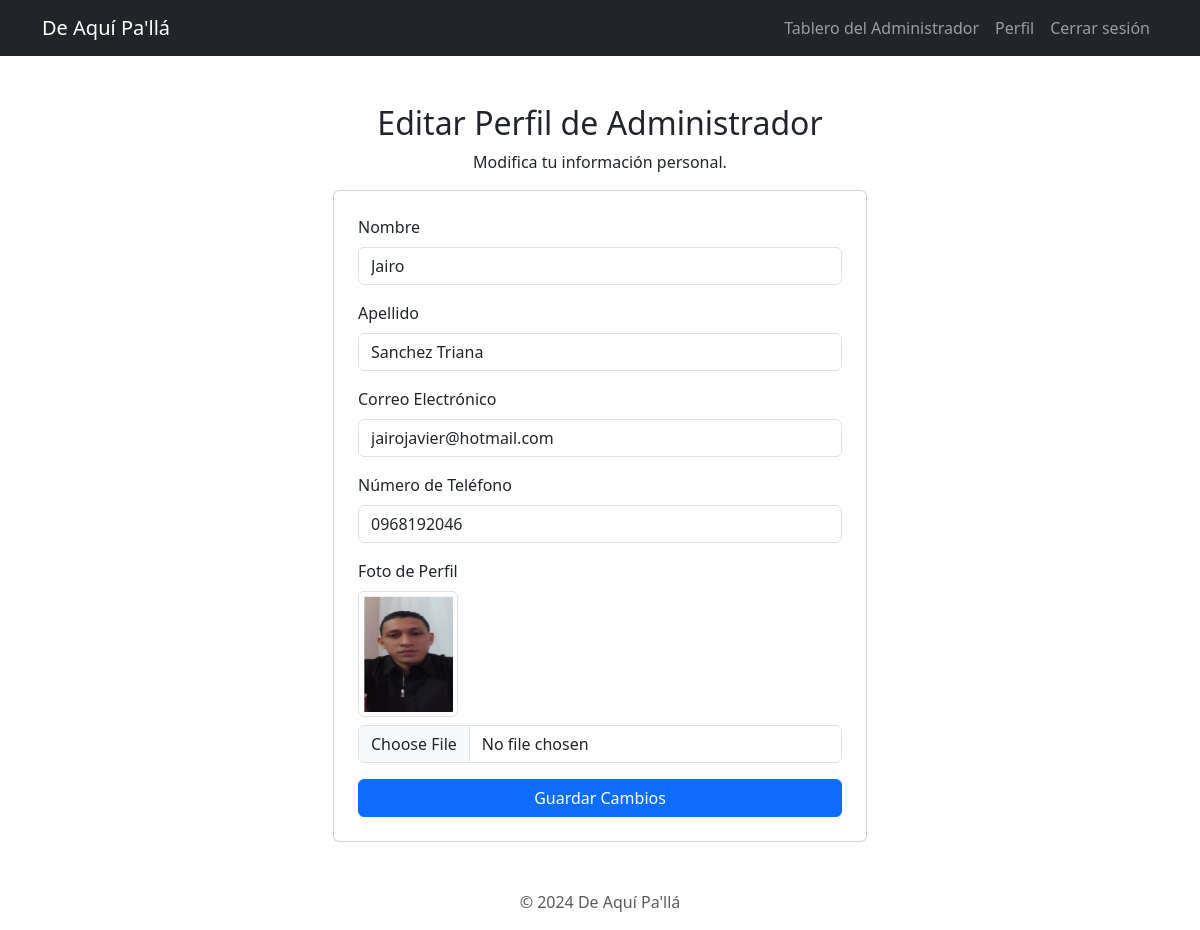
/edit-profile/ (signed in), run on the app's committed database.
### taxis/models.py (models this page shows, shortened)
class AppUser(AbstractUser):
    ROLE_CHOICES = [
        ('customer', 'Cliente'),
        ('driver', 'Taxista'),
        ('admin', 'Administrador'),
    ]
    role = models.CharField(max_length=10, choices=ROLE_CHOICES, default='customer')
    phone_number = models.CharField(max_length=15, default='', blank=True, null=True)  # Número de celular
    national_id = models.CharField(max_length=20, default='', blank=True, null=True)  # Número de cédula
    profile_picture = models.ImageField(upload_to='profile_pics/', default='default.jpg', blank=True, null=True)  # Foto de perfil
    telegram_chat_id = models.CharField(max_length=255, null=True, blank=True)  # ID de Telegram para mensajes directos
    last_latitude = models.FloatField(null=True, blank=True)
    last_longitude = models.FloatField(null=True, blank=True)

### taxis/views.py (the view, shortened to what this page needs)
# urls.py: path('edit-profile/', views.edit_profile, name='edit_profile'),
@login_required
def edit_profile(request):
    if request.user.role == 'customer':  # Cliente
        if request.method == 'POST':
            form = CustomerProfileForm(request.POST, request.FILES, instance=request.user)
            if form.is_valid():
                form.save()
                return redirect('customer_dashboard')
        else:
            form = CustomerProfileForm(instance=request.user)
        return render(request, 'edit_customer_profile.html', {'form': form})
    elif request.user.role == 'admin':  # Administrador
        if request.method == 'POST':
            form = AdminProfileForm(request.POST, request.FILES, instance=request.user)  # Puedes usar el mismo formulario o crear uno específico
            if form.is_valid():
                form.save()
                return redirect('admin_dashboard')
        else:
            form = AdminProfileForm(instance=request.user)
        return render(request, 'edit_admin_profile.html', {'form': form})
    else:
        return redirect('login')  # Redirigir si el rol no es válido

### taxis/forms.py
class AdminProfileForm(forms.ModelForm):
    class Meta:
        model = User
        fields = ['first_name', 'last_name', 'email', 'phone_number', 'profile_picture']  # Asegúrate de incluir 'email'
        widgets = {
            'email': forms.EmailInput(attrs={'class': 'form-control', 'readonly': 'readonly'}),  # Opcional: Solo lectura
            'first_name': forms.TextInput(attrs={'class': 'form-control'}),
            'last_name': forms.TextInput(attrs={'class': 'form-control'}),
            'phone_number': forms.TextInput(attrs={'class': 'form-control'}),
            'profile_picture': forms.FileInput(attrs={'class': 'form-control'}),
        }

### taxis/templates/edit_admin_profile.html (shortened to what this page needs)
{% extends 'base.html' %}
{% block content %}
<div class="container mt-5">
    <h2 class="text-center">Editar Perfil de Administrador</h2>
    <p class="text-center">Modifica tu información personal.</p>
    <div class="row justify-content-center">
        <div class="col-md-6">
            <div class="card p-4">
                <form method="post" enctype="multipart/form-data">
                    <div class="mb-3">
                        <label for="{{ form.first_name.id_for_label }}" class="form-label">Nombre</label>
                        {{ form.first_name }}
                    </div>
                    <div class="mb-3">
                        <label for="{{ form.last_name.id_for_label }}" class="form-label">Apellido</label>
                        {{ form.last_name }}
                    </div>
                    <div class="mb-3">
                        <label for="{{ form.email.id_for_label }}" class="form-label">Correo Electrónico</label>
                        {{ form.email }}
                    </div>
                    <div class="mb-3">
                        <label for="{{ form.phone_number.id_for_label }}" class="form-label">Número de Teléfono</label>
                        {{ form.phone_number }}
                    </div>
                    <div class="mb-3">
                        <label for="{{ form.profile_picture.id_for_label }}" class="form-label">Foto de Perfil</label><br>
                        <img src="{{ request.user.profile_picture.url }}" alt="Foto de perfil" class="img-thumbnail mb-2" width="100">
                        {{ form.profile_picture }}
                    </div>
                    <button type="submit" class="btn btn-primary w-100">Guardar Cambios</button>
                </form>
            </div>
        </div>
    </div>
</div>
{% endblock %}

### data on the page
AppUser: first_name "Jairo", last_name "Sanchez Triana", email "jairojavier@hotmail.com", phone_number "0968192046", user.profile_picture (picture)
